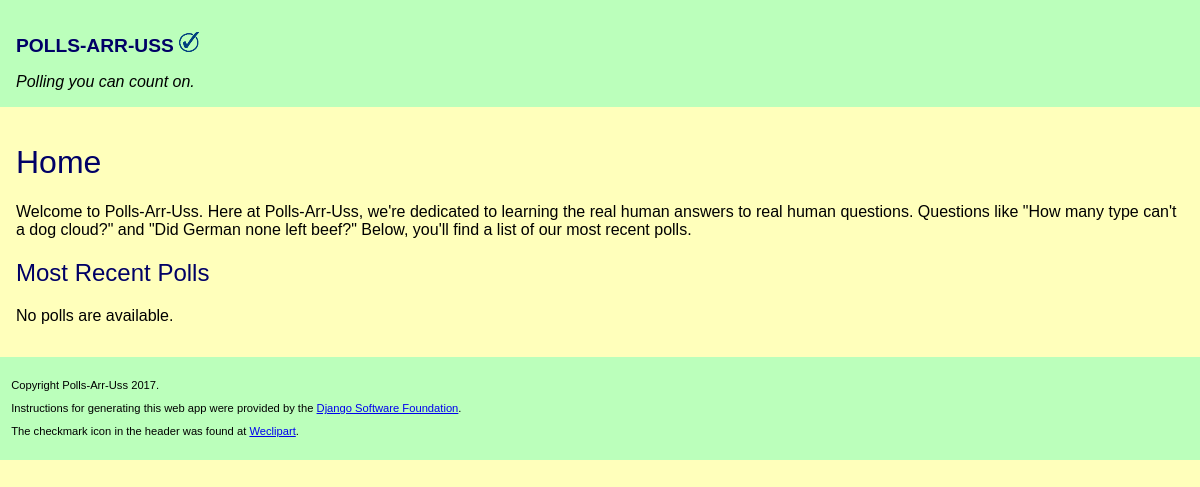
The page /polls/ on the database as committed earlier.
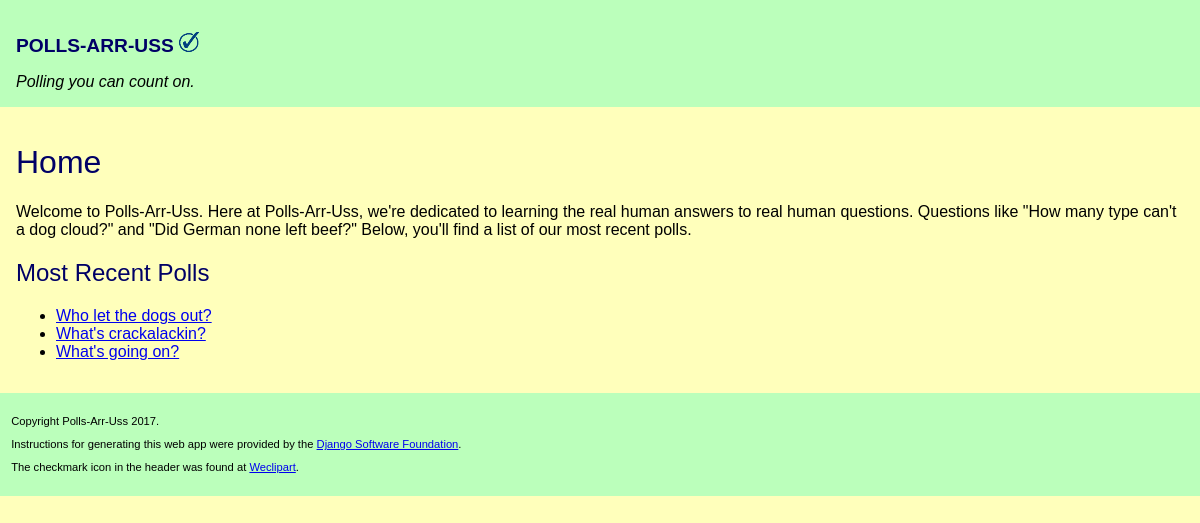
The same page on the database as committed later.
### polls/models.py (models this page shows, shortened)
class Question(models.Model):
    question_text = models.CharField(max_length=200)
    pub_date = models.DateTimeField('date published')

### polls/views.py (the view)
class IndexView(generic.ListView):
    template_name = 'polls/index.html'
    context_object_name = 'latest_question_list'
    def get_queryset(self):
        return Question.objects.order_by('-pub_date')[:5]

### polls/templates/polls/index.html
{% extends 'polls/base.html' %}
{% block content %}
    <h1>Home</h1>
    <p>
        Welcome to Polls-Arr-Uss. Here at Polls-Arr-Uss, we're dedicated to learning the real human answers to real human questions. Questions like "How many type can't a dog cloud?" and "Did German none left beef?" Below, you'll find a list of our most recent polls.
    </p>
    <h2>Most Recent Polls</h2>
    {% if latest_question_list %}
        <ul>
            {% for question in latest_question_list %}
                <li><a href="{% url 'polls:detail' question.id %}">{{ question.question_text }}</a></li>
            {% endfor %}
        </ul>
    {% else %}
        <p>No polls are available.</p>
    {% endif %}
{% endblock %}

Rows that differ between the two databases and show on the page:
added Question: question_text "Who let the dogs out?"
added Question: question_text "What's crackalackin?"
added Question: question_text "What's going on?"
Other text that changed with them:
text no longer shown: "No polls are available."
